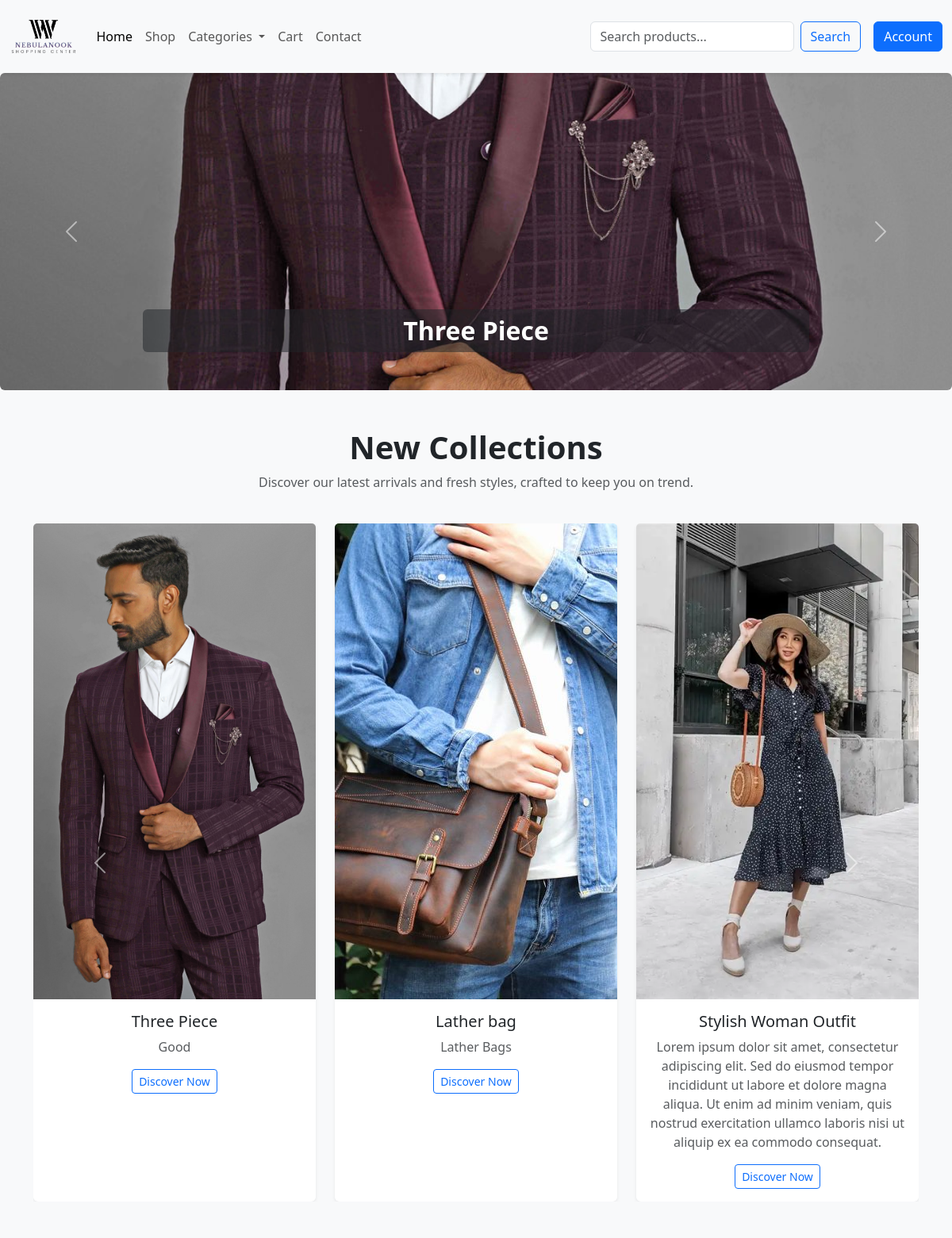
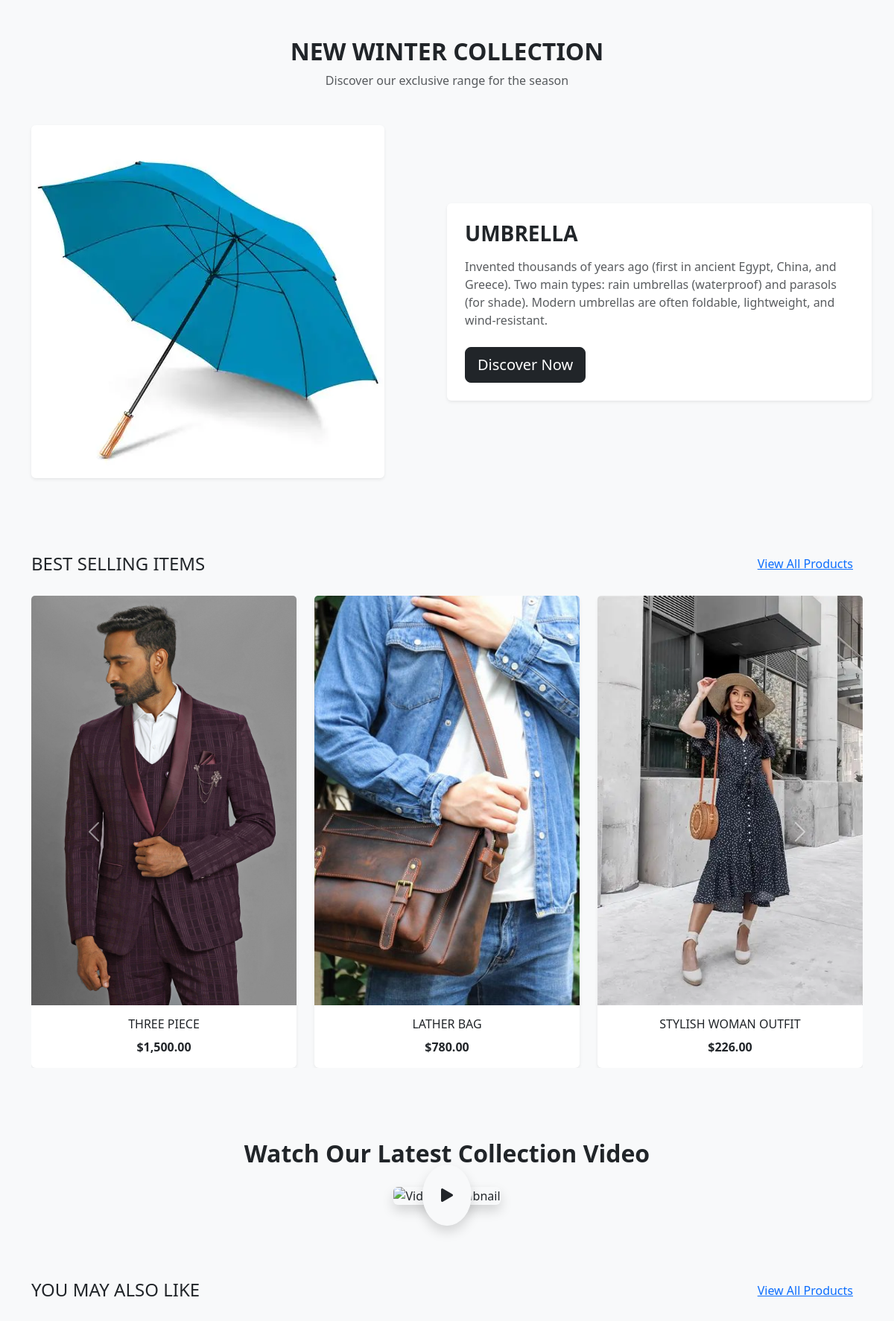
The page / (upper part) on the database its author committed (2 pictures, top to bottom).
### tables this page shows
CREATE TABLE `products` (
  `product_id` int(11) NOT NULL,
  `category_id` int(11) DEFAULT NULL,
  `product_name` varchar(250) DEFAULT NULL,
  `description` varchar(1000) DEFAULT NULL,
  `price` decimal(10,0) DEFAULT NULL,
  `stock_quamtitiy` varchar(250) DEFAULT NULL,
  `image_path` varchar(250) DEFAULT NULL,
  `create_at` timestamp NOT NULL DEFAULT current_timestamp(),
  `updated_At` timestamp NOT NULL DEFAULT current_timestamp() ON UPDATE current_timestamp()
);

### require/products.php (called while the page is built, shortened)
<?php
class products_oper
{
    private static $Connection = null;
    public static function setConnection($connection)
    {
        self::$Connection = $connection;
    }
    public static function fetch_all_products(){
        $query = "SELECT * FROM products";
        $result = mysqli_query(self::$Connection,$query);
        if(!$result){
            die("Query failed: " . mysqli_error(self::$Connection));
        }else{
            return mysqli_fetch_all($result, MYSQLI_ASSOC);
        }
    }
}

### index.php (the view, shortened to what this page needs)
<?php
include("includes/web_configs.php");
$products = products_oper::fetch_all_products();
?>
<div id="mainCarousel" class="carousel slide small-carousel" data-bs-ride="carousel">
  <div class="carousel-inner">
    <?php
    $i = 0;
    foreach (array_slice($products, 0, 5) as $product) {
      $productId = $product['product_id'] ?? 0;
      ?>
      <div class="carousel-item <?php echo $i === 0 ? 'active' : ''; ?>">
        <a href="single_product.php?productid=<?php echo $productId; ?>">
          <img src="uploads/<?php echo htmlspecialchars($product['image_path'] ?? ""); ?>"
            class="d-block w-100 img-fluid rounded" style="height:400px; object-fit:cover;"
            alt="<?php echo htmlspecialchars($product['product_name'] ?? 'Product'); ?>">
          <div class="carousel-caption d-none d-md-block">
            <h2 class="fw-bold bg-dark bg-opacity-50 px-3 py-2 rounded">
              <?php echo htmlspecialchars($product['product_name'] ?? 'Product'); ?>
            </h2>
          </div>
        </a>
      </div>
      <?php
      $i++;
    }
    ?>
  </div>
  <button class="carousel-control-prev" type="button" data-bs-target="#mainCarousel" data-bs-slide="prev">
    <span class="carousel-control-prev-icon"></span>
  </button>
  <button class="carousel-control-next" type="button" data-bs-target="#mainCarousel" data-bs-slide="next">
    <span class="carousel-control-next-icon"></span>
  </button>
</div>
<section class="bg-light py-5" id="new-collections">
  <div class="container">
    <div class="row justify-content-center mb-4">
      <div class="col-lg-8 text-center">
        <h1 class="fw-bold">New Collections</h1>
        <p class="text-muted">Discover our latest arrivals and fresh styles, crafted to keep you on trend.</p>
      </div>
    </div>
    <div id="collectionsCarousel" class="carousel slide" data-bs-ride="carousel">
      <div class="carousel-inner">
        <?php
        $chunks = array_chunk($products, 3);
        foreach ($chunks as $i => $chunk): ?>
          <div class="carousel-item <?php echo $i === 0 ? 'active' : ''; ?>">
            <div class="row">
              <?php foreach ($chunk as $product): ?>
                <div class="col-md-4">
                  <div class="card h-100 border-0 shadow-sm">
                    <a href="single_product.php?productid=<?php echo $product['product_id']; ?>">
                      <img src="uploads/<?php echo htmlspecialchars($product['image_path']); ?>" class="card-img-top"
                        style="height:600px; object-fit:cover;">
                    </a>
                    <div class="card-body text-center">
                      <h5 class="card-title"><?php echo htmlspecialchars($product['product_name']); ?></h5>
                      <p class="text-muted"><?php echo htmlspecialchars($product['description']); ?></p>
                      <a href="single_product.php?productid=<?php echo $product['product_id']; ?>"
                        class="btn btn-outline-primary btn-sm">
                        Discover Now
                      </a>
                    </div>
                  </div>
                </div>
              <?php endforeach; ?>
            </div>
          </div>
        <?php endforeach; ?>
      </div>
      <button class="carousel-control-prev" type="button" data-bs-target="#collectionsCarousel" data-bs-slide="prev">
        <span class="carousel-control-prev-icon"></span>
      </button>
      <button class="carousel-control-next" type="button" data-bs-target="#collectionsCarousel" data-bs-slide="next">
        <span class="carousel-control-next-icon"></span>
      </button>
    </div>
  </div>
</section>
<section class="collection bg-light position-relative py-5">
  <div class="container">
    <div class="text-center mb-5" data-aos="fade-up">
      <h2 class="fw-bold text-uppercase">New Winter Collection</h2>
      <p class="text-muted">Discover our exclusive range for the season</p>
    </div>
    <div class="row align-items-center g-4">
      <?php
      $winterProducts = array_slice($products, -1);
      foreach ($winterProducts as $product): ?>
        <div class="col-md-6" data-aos="fade-right">
          <a href="single_product.php?productid=<?php echo $product['product_id']; ?>">
            <img src="uploads/<?php echo htmlspecialchars($product['image_path']); ?>"
              alt="<?php echo htmlspecialchars($product['product_name']); ?>" class="img-fluid rounded shadow-sm"
              style="max-height: 600px; object-fit: cover;">
          </a>
        </div>
        <div class="col-md-6 bg-white p-4 rounded shadow-sm" data-aos="fade-left">
          <h3 class="fw-bold text-uppercase mb-3">
            <?php echo htmlspecialchars($product['product_name']); ?>
          </h3>
          <p class="text-muted mb-4">
            <?php echo htmlspecialchars($product['description']); ?>
          </p>
          <a href="single_product.php?productid=<?php echo $product['product_id']; ?>"
            class="btn btn-dark btn-lg">Discover Now</a>
        </div>
      <?php endforeach; ?>
    </div>
  </div>
</section>
<section id="best-sellers" class="py-5 bg-light">
  <div class="container">
    <div class="d-flex flex-wrap justify-content-between align-items-center mb-4">
      <h4 class="text-uppercase mb-0">Best Selling Items</h4>
      <a href="shop.php?" class="btn btn-link">View All Products</a>
    </div>
    <div id="bestSellersCarousel" class="carousel slide" data-bs-ride="carousel">
      <div class="carousel-inner">
        <?php
        $bestProducts = array_slice($products, 0, 6);
        $chunks = array_chunk($bestProducts, 3);
        $active = "active";
        foreach ($chunks as $chunk): ?>
          <div class="carousel-item <?php echo $active; ?>">
            <div class="row g-4">
              <?php foreach ($chunk as $product): ?>
                <div class="col-md-4">
                  <div class="card border-0 shadow-sm h-100">
                    <a href="single_product.php?productid=<?php echo $product['product_id']; ?>">
                      <img src="uploads/<?php echo htmlspecialchars($product['image_path']); ?>" class="card-img-top"
                        alt="<?php echo htmlspecialchars($product['product_name']); ?>"
                        style="height: 550px; object-fit: cover;">
                    </a>
                    <div class="card-body text-center">
                      <h5 class="text-uppercase fs-6">
                        <?php echo htmlspecialchars($product['product_name']); ?>
                      </h5>
                      <p class="fw-bold mb-0">
                        $<?php echo number_format($product['price'], 2); ?>
                      </p>
                    </div>
                  </div>
                </div>
              <?php endforeach; ?>
            </div>
          </div>
          <?php
          $active = "";
        endforeach; ?>
      </div>
      <button class="carousel-control-prev" type="button" data-bs-target="#bestSellersCarousel" data-bs-slide="prev">
        <span class="carousel-control-prev-icon"></span>
      </button>
      <button class="carousel-control-next" type="button" data-bs-target="#bestSellersCarousel" data-bs-slide="next">
        <span class="carousel-control-next-icon"></span>
      </button>
    </div>
  </div>
</section>
<section class="py-5 bg-light">
  <div class="container text-center">
    <h2 class="fw-bold mb-4">Watch Our Latest Collection Video</h2>
    <div class="position-relative d-inline-block" style="max-width: 700px;">
      <a href="https://www.youtube.com/embed/pjtsGzQjFM4"
        class="btn btn-light rounded-circle position-absolute top-50 start-50 translate-middle p-3 shadow"
        data-bs-toggle="modal" data-bs-target="#videoModal">
        <i class="bi bi-play-fill fs-2 text-dark"></i>
      </a>
    </div>
  </div>
</section>
<section id="related-products" class="py-5 bg-light">
  <div class="container">
    <div class="d-flex flex-wrap justify-content-between align-items-center mb-4">
      <h4 class="text-uppercase mb-0">You May Also Like</h4>
      <a href="shop.php" class="btn btn-link">View All Products</a>
    </div>
  </div>
</section>

### includes/web_configs.php (style rules this page uses)
.small-carousel img { height: 350px; object-fit: cover; }

### rows shown on the page
products: image_path (picture), product_name "Three Piece", description "Good", product_name "THREE PIECE", price "1,500.00"
products: image_path (picture), product_name "Lather bag", description "Lather Bags", product_name "LATHER BAG", price "780.00"
products: image_path (picture), product_name "Stylish Woman Outfit", description "Lorem ipsum dolor sit amet, consectetur adipiscing elit. Sed do eiusmod tempor incididunt ut labore et dolore magna aliqua. Ut enim ad minim veniam, quis nostrud exercitation ullamco laboris nisi ut aliquip ex ea commodo consequat.", product_name "STYLISH WOMAN OUTFIT", price "226.00"
products: image_path (picture), product_name "UMBRELLA", description "Invented thousands of years ago (first in ancient Egypt, China, and Greece). Two main types: rain umbrellas (waterproof) and parasols (for shade). Modern umbrellas are often foldable, lightweight, and wind-resistant."
